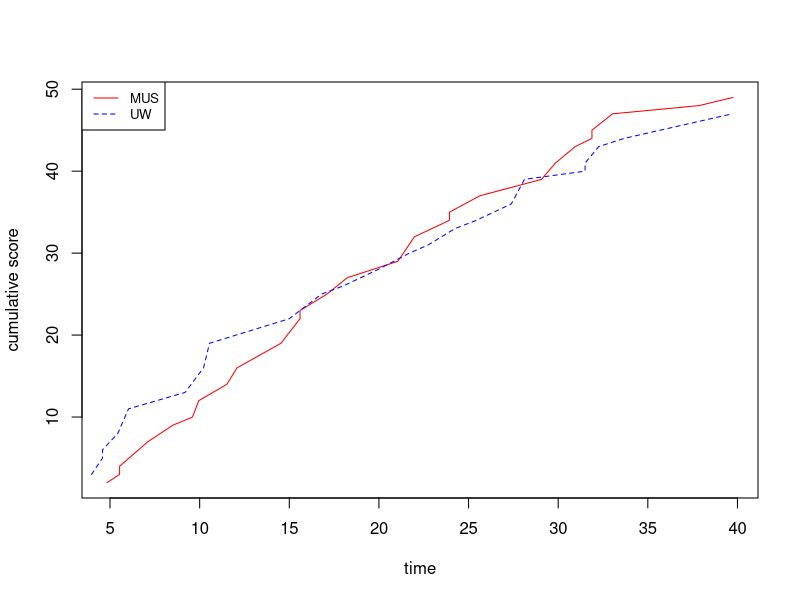

Write R code to recreate this figure.
##1. Plot the score UWvMSU
setwd("/Users/lillian/Desktop/Biocomp_tutorial10/")
score <- read.table("UWvMSU_1-22-13.txt", header = TRUE)
MUSscore <- score[score$team == "MSU",]
UWscore <- score[score$team == "UW",]
dfMUS <- data.frame(MUSscore$time, cumsum(MUSscore$score))
dfUW <- data.frame(UWscore$time,cumsum(UWscore$score))

plot(dfMUS,type="l",frame = TRUE, 
     col = "red", xlab = "time", ylab = "cumulative score")
lines(dfUW, col = "blue", type = "l", lty = 2)
legend("topleft", legend=c("MUS", "UW"),
       col=c("red", "blue"), lty = 1:2, cex=0.8)


##2. game “guess my number”.
number <- sample(c(1:100),1)
for(i in 1:10){
guess <- readline(prompt="your guess: ")
i = i+1
if(number!=guess){
  if(number>guess){
    print("higher")
  }else{
      print("lower")
  }
}else{
  print("correct!")
  break
}
i = i+1
}
